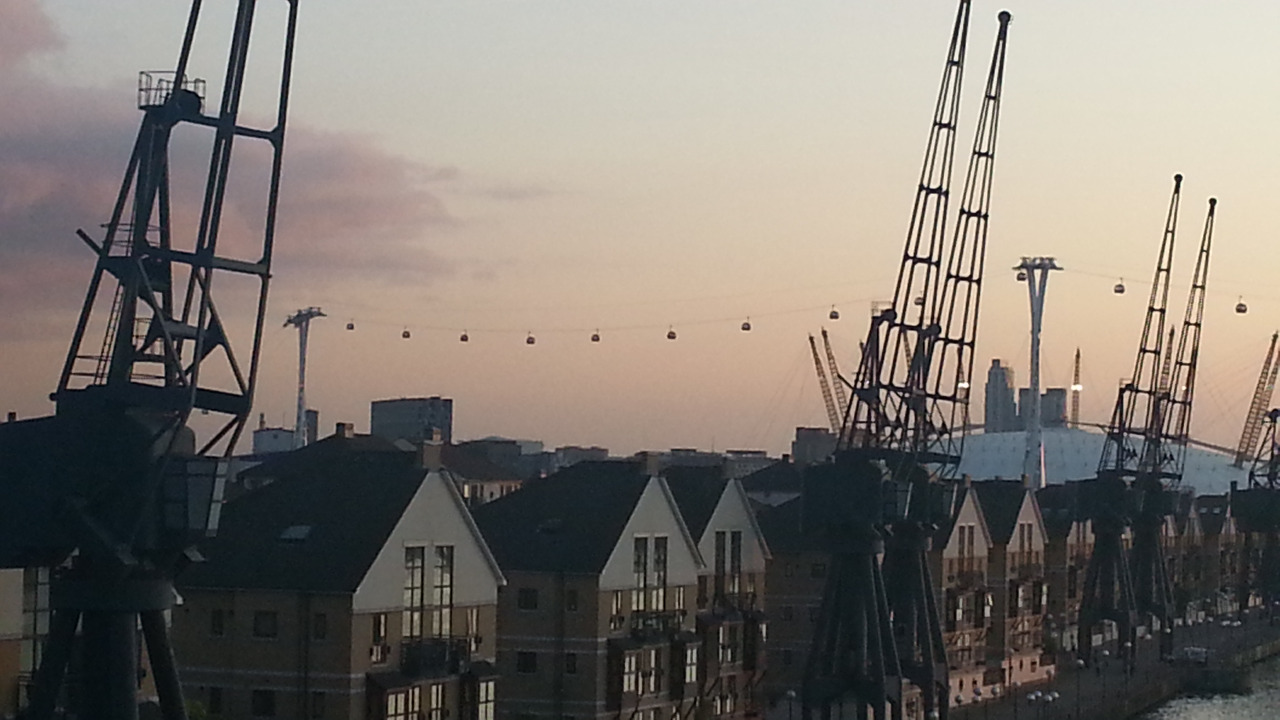
#> input picture photos/ph.jpeg, 1280 x 720 px
$ python translation.py
#> lines starting #> are read from the running program, lines starting #| are printed output that depends on the picture
import cv2 as cv
import numpy as np
img=cv.imread('photos/ph.jpeg')
#> img is the input picture: shape (720, 1280, 3); mean B, G, R 112.2, 118.7, 124.9
cv.imshow('boston',img)

#translation
def translate(img,x,y):
#> called with x = 100, y = 100
    transMAt=np.float32([[1,0,x],[0,1,y]])
    dimensions = (img.shape[1],img.shape[0])
#> dimensions = (1280, 720)
    return cv.warpAffine(img,transMAt,dimensions)
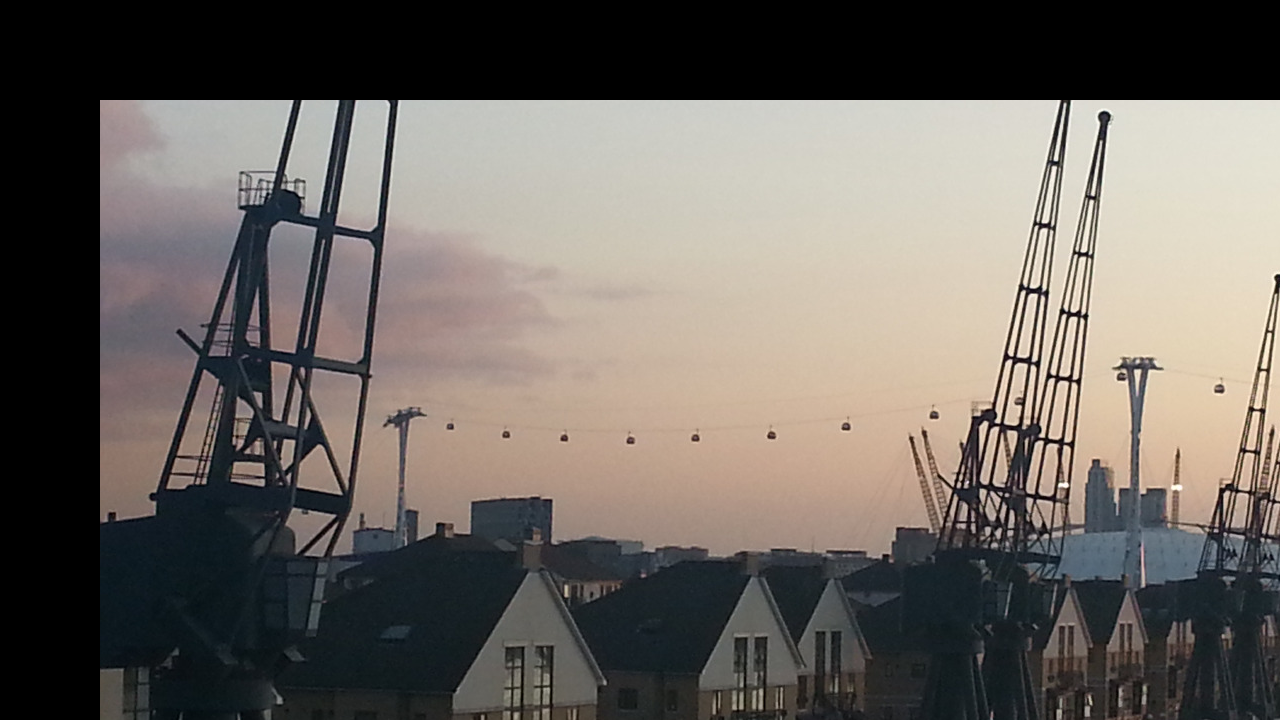
#> returned value: shape (720, 1280, 3); mean of channels 0, 1, 2 96.6, 102, 107.5; drawn as B, G, R


translate=translate(img,100,100)
cv.imshow('translate',translate)

cv.waitKey(0)

#rotation

def rotate(img, angle, rotPoint=None):
#> called with angle = 45
    (height,width)=img.shape[:2]
#> height = 720; width = 1280

    if rotPoint is None:
        rotPoint = (width//2,height//2)
#> rotPoint = (640, 360)

    rotMat =cv.getRotationMatrix2D(rotPoint,angle,1.0)
    dimensions=(width,height)
#> dimensions = (1280, 720)

    return cv.warpAffine(img, rotMat, dimensions)
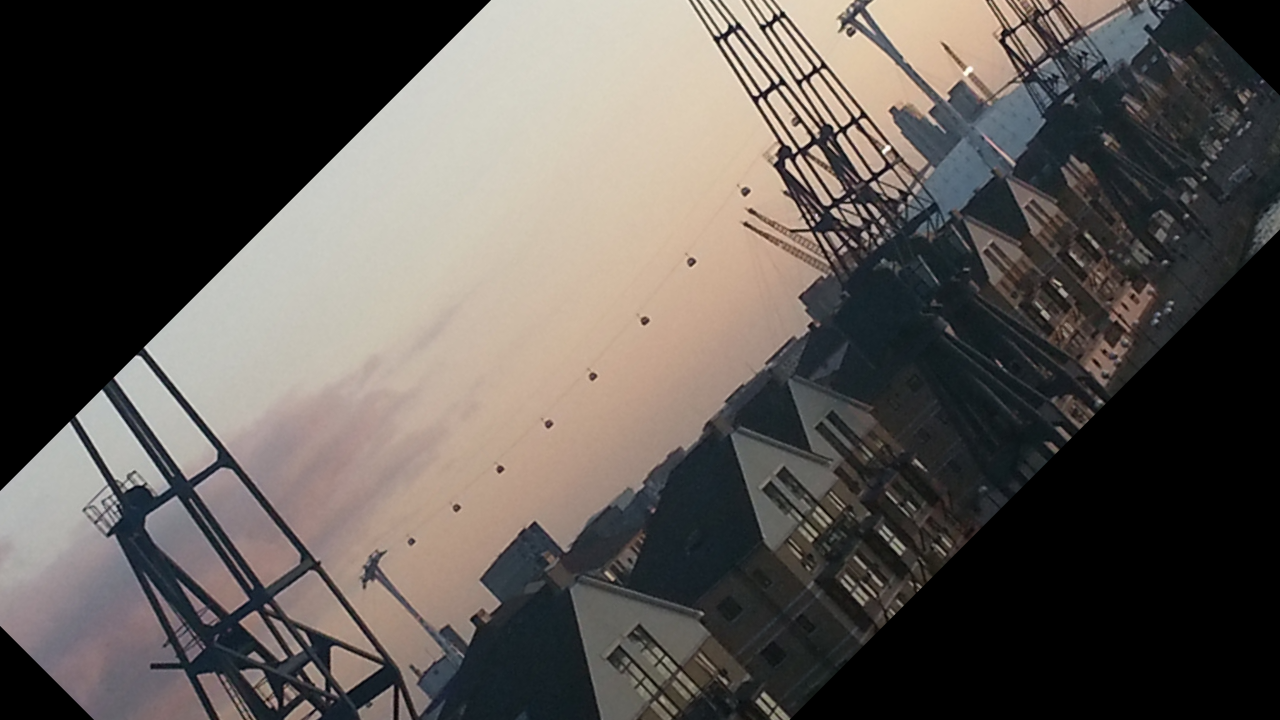
#> returned value: shape (720, 1280, 3); mean of channels 0, 1, 2 81.3, 85.6, 90.7; drawn as B, G, R

rotated=rotate(img, 45)
cv.imshow('rotated',rotated)

#resizing
resized = cv.resize(img, (500,500), interpolation= cv.INTER_CUBIC)
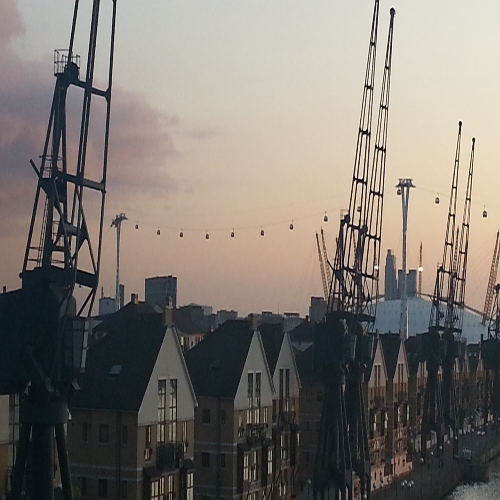
#> resized: shape (500, 500, 3); mean B, G, R 112.2, 118.7, 124.8
cv.imshow('resized',resized)
cv.waitKey(0)

$ run again, with photos/pa.jpeg copied over photos/ph.jpeg
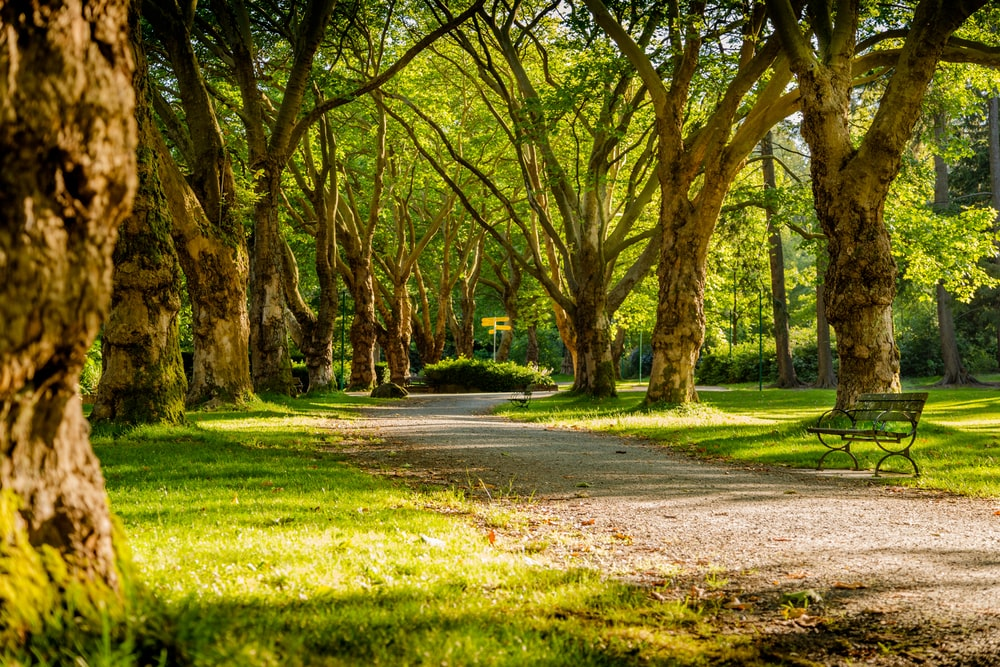
#> input picture photos/pa.jpeg, 1000 x 667 px
#> img is the input picture: shape (667, 1000, 3); mean B, G, R 33.5, 105.7, 114.4
#> in rotate, `return cv.warpAffine(img, rotMat, dimensions)`:
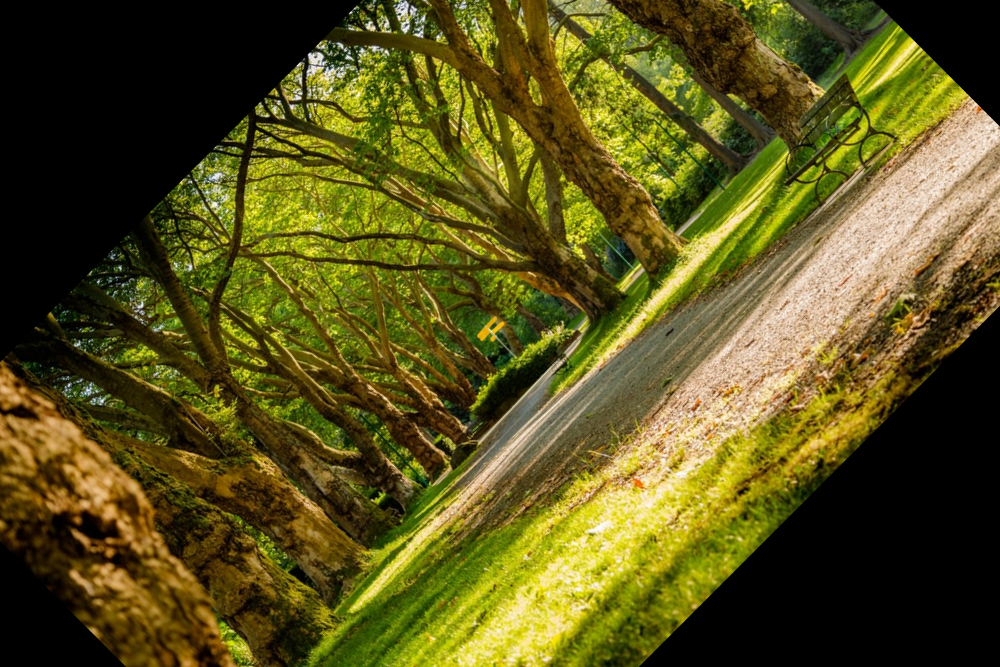
#> returned value: shape (667, 1000, 3); mean of channels 0, 1, 2 27, 82.4, 88.8; drawn as B, G, R
#> `resized = cv.resize(img, (500,500), interpolation= cv.INTER_CUBIC)`:
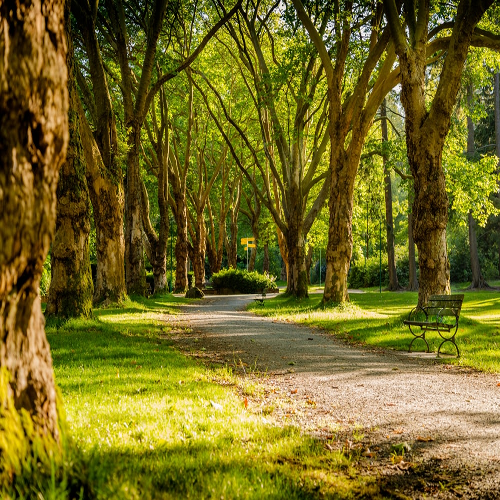
#> resized: shape (500, 500, 3); mean B, G, R 33.7, 105.7, 114.4

$ run again, with photos/libg.jpg copied over photos/ph.jpeg
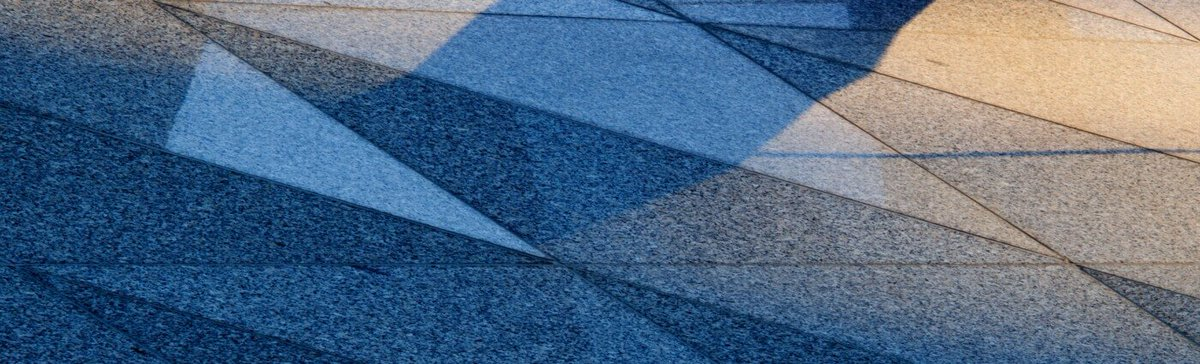
#> input picture photos/libg.jpg, 1200 x 364 px
#> img is the input picture: shape (364, 1200, 3); mean B, G, R 131.7, 105.9, 82.3
#> in rotate, `return cv.warpAffine(img, rotMat, dimensions)`:
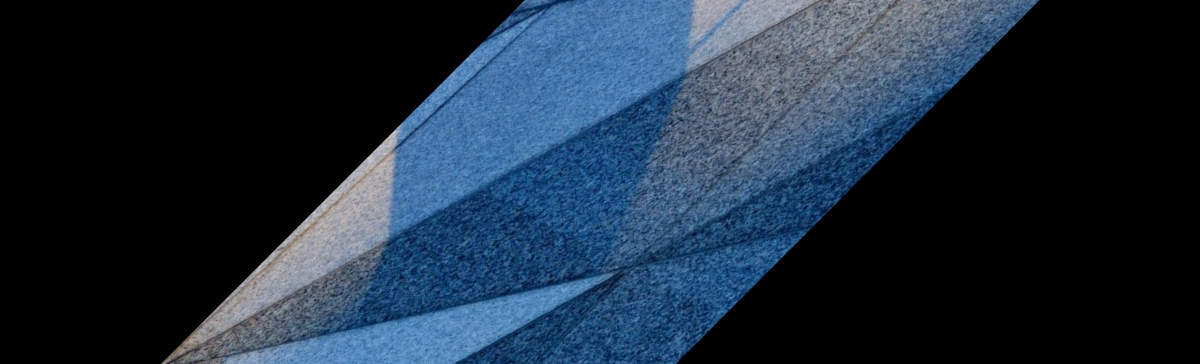
#> returned value: shape (364, 1200, 3); mean of channels 0, 1, 2 58.9, 43.1, 28.5; drawn as B, G, R
#> `resized = cv.resize(img, (500,500), interpolation= cv.INTER_CUBIC)`:
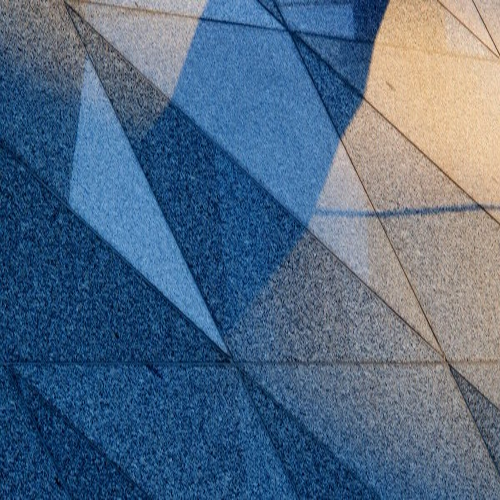
#> resized: shape (500, 500, 3); mean B, G, R 131.7, 105.9, 82.4
